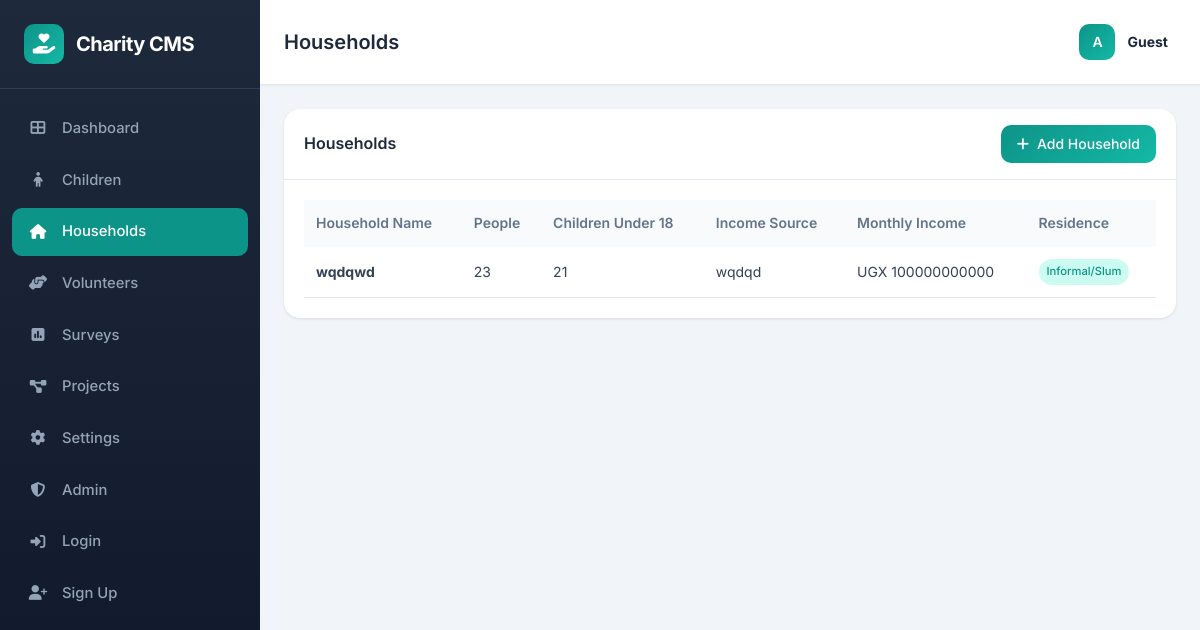
Screenshot of /households/ with the database file from the repository.
### children/models.py (models this page shows, shortened)
class Household(models.Model):
    RESIDENCE_TYPE_CHOICES = [
        ('owned', 'Owned'),
        ('rented', 'Rented'),
        ('informal', 'Informal/Slum'),
        ('other', 'Other'),
    ]
    household_name = models.CharField(max_length=255)
    number_of_people = models.PositiveIntegerField(
        default=1,
        validators=[MinValueValidator(1)]
    )
    main_income_source = models.CharField(max_length=255, blank=True)
    consistent_income_6months = models.BooleanField(default=False)
    children_under_18 = models.PositiveIntegerField(
        default=0,
        validators=[MinValueValidator(0)]
    )
    is_savings_group_member = models.BooleanField(default=False, verbose_name='Part of savings group')
    residence_type = models.CharField(
        max_length=20,
        choices=RESIDENCE_TYPE_CHOICES,
        default='informal'
    )
    estimated_monthly_income = models.FloatField(
        default=0,
        help_text='Estimated monthly household income'
    )
    household_assets = models.TextField(blank=True, help_text='List household assets')
    can_pay_emergency = models.BooleanField(default=False, verbose_name='Can pay emergency expense')
    created_at = models.DateTimeField(auto_now_add=True)
    updated_at = models.DateTimeField(auto_now=True)
    class Meta:
        ordering = ['-created_at']
        verbose_name_plural = 'Households'

### children/views_html.py (the view)
def households_list(request):
    households = Household.objects.all()
    return render(request, 'children/households.html', {'households': households})

### templates/children/households.html (shortened to what this page needs)
{% extends 'base.html' %}
{% block page_title %}Households{% endblock %}
{% block content %}
<div class="card">
    <div class="card-header">
        <h2>Households</h2>
        <a href="{% url 'add-household' %}" class="btn btn-primary">
            <i class="fas fa-plus"></i> Add Household
        </a>
    </div>
    <div class="card-body">
        <div class="table-container">
            {% if households %}
            <table>
                <thead>
                    <tr>
                        <th>Household Name</th>
                        <th>People</th>
                        <th>Children Under 18</th>
                        <th>Income Source</th>
                        <th>Monthly Income</th>
                        <th>Residence</th>
                    </tr>
                </thead>
                <tbody>
                    {% for household in households %}
                    <tr>
                        <td><strong>{{ household.household_name }}</strong></td>
                        <td>{{ household.number_of_people }}</td>
                        <td>{{ household.children_under_18 }}</td>
                        <td>{{ household.main_income_source|default:"-" }}</td>
                        <td>UGX {{ household.estimated_monthly_income|default:"0"|floatformat:0 }}</td>
                        <td>
                            <span class="badge badge-primary">{{ household.get_residence_type_display }}</span>
                        </td>
                    </tr>
                    {% endfor %}
                </tbody>
            </table>
            {% endif %}
        </div>
    </div>
</div>
{% endblock %}

### templates/base.html (style rules this page uses)
:root { --primary: #0d9488; --primary-dark: #0f766e; --primary-light: #14b8a6; --secondary: #64748b; --success: #10b981; --warning: #f59e0b; --danger: #ef4444; --dark: #1e293b; --light: #f8fafc; --border: #e2e8f0; --sidebar-width: 260px; }
* { margin: 0; padding: 0; box-sizing: border-box; }
body { font-family: 'Inter', -apple-system, BlinkMacSystemFont, sans-serif; background: #f1f5f9; color: #334155; line-height: 1.6; }
.card { background: white; border-radius: 16px; box-shadow: 0 1px 3px rgba(0,0,0,0.1); overflow: hidden; margin-bottom: 1.5rem; }
.card-header { padding: 1rem 1.25rem; border-bottom: 1px solid var(--border); display: flex; justify-content: space-between; align-items: center; flex-wrap: wrap; gap: 0.75rem; }
.card-header h2, .card-header h3 { font-size: 1rem; font-weight: 600; color: var(--dark); }
.card-body { padding: 1.25rem; }
.btn { display: inline-flex; align-items: center; gap: 0.5rem; padding: 0.5rem 1rem; border-radius: 10px; font-weight: 500; font-size: 0.875rem; text-decoration: none; border: none; cursor: pointer; transition: all 0.3s ease; white-space: nowrap; }
.btn-primary { background: linear-gradient(135deg, #0d9488, #14b8a6); color: white; }
.table-container { overflow-x: auto; -webkit-overflow-scrolling: touch; }
table { width: 100%; border-collapse: collapse; min-width: 600px; }
th, td { padding: 0.75rem; text-align: left; font-size: 0.875rem; }
th { font-weight: 600; color: var(--secondary); background: var(--light); white-space: nowrap; }
td { border-bottom: 1px solid var(--border); white-space: nowrap; }
.badge { display: inline-flex; padding: 0.25rem 0.5rem; border-radius: 20px; font-size: 0.7rem; font-weight: 500; white-space: nowrap; }
.badge-primary { background: #ccfbf1; color: #0d9488; }

### rows the page displays
Household: household_name "wqdqwd", number_of_people "23", children_under_18 "21", main_income_source "wqdqd", estimated_monthly_income "100000000000", residence_type "Informal/Slum"
